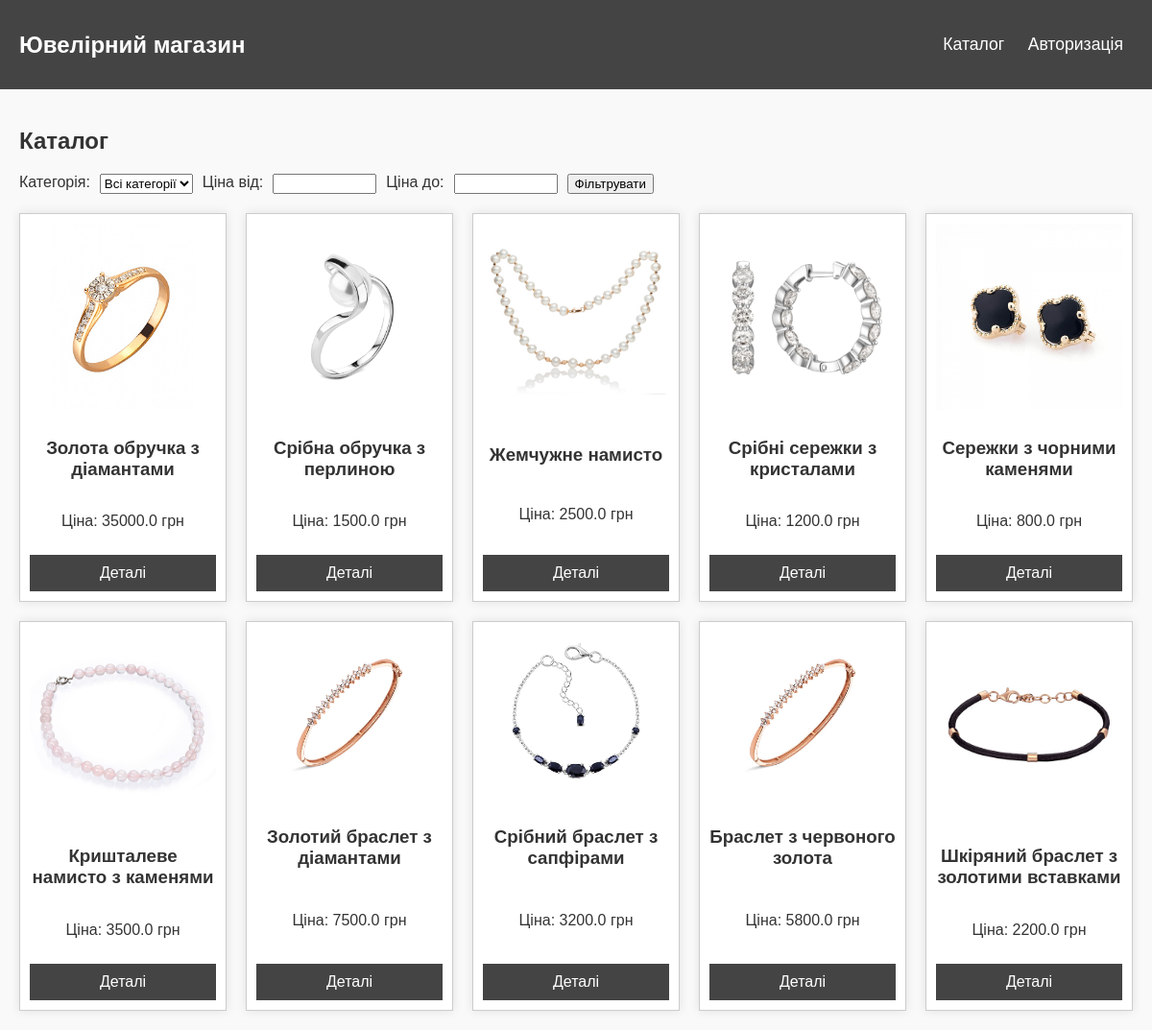
The page / on the database its author committed.
### app.py (models this page shows)
class Good(db.Model):
    id = db.Column(db.Integer, primary_key=True)
    name = db.Column(db.String(80), nullable=False)
    price = db.Column(db.Float, nullable=False)
    description = db.Column(db.Text, nullable=True)
    category_id = db.Column(db.Integer, db.ForeignKey('category.id'), nullable=False)
    category = db.relationship('Category', backref=db.backref('goods', lazy=True))
    image = db.Column(db.String(120), nullable=True)

### app.py (the view)
@app.route('/', methods=['GET', 'POST'])
def catalog():
    category_id = request.args.get('category_id')
    min_price = request.args.get('min_price')
    max_price = request.args.get('max_price')
    categories = Category.query.all()
    goods_query = Good.query
    if category_id:
        goods_query = goods_query.filter_by(category_id=category_id)
    if min_price:
        goods_query = goods_query.filter(Good.price >= float(min_price))
    if max_price:
        goods_query = goods_query.filter(Good.price <= float(max_price))
    goods = goods_query.all()
    return render_template('catalog.html', goods=goods, categories=categories, category_id=category_id, min_price=min_price, max_price=max_price)

### templates/catalog.html (shortened to what this page needs)
{% extends "layout.html" %}
{% block content %}
<h2>Каталог</h2>
<div class="filters">
    <form method="get" action="{{ url_for('catalog') }}">
        <label for="category_id">Категорія:</label>
        <select name="category_id" id="category_id">
            <option value="">Всі категорії</option>
        </select>
        <label for="min_price">Ціна від:</label>
        <input type="number" name="min_price" id="min_price" value="{{ min_price or '' }}" step="0.01" min="0" class="price-input">
        <label for="max_price">Ціна до:</label>
        <input type="number" name="max_price" id="max_price" value="{{ max_price or '' }}" step="0.01" min="0" class="price-input">
        <button type="submit">Фільтрувати</button>
    </form>
</div>
<div class="goods-grid">
    {% for good in goods %}
    <div class="good">
        <img src="{{ url_for('static', filename='uploads/' ~ good.image) }}" alt="{{ good.name }}">
        <h3>{{ good.name }}</h3>
        <p>Ціна: {{ good.price }} грн</p>
        <a href="{{ url_for('good_detail', good_id=good.id) }}" class="btn">Деталі</a>
    </div>
    {% endfor %}
</div>
{% endblock %}

### templates/layout.html (shortened to what this page needs)
<!doctype html>
<html lang="uk">
<head>
    <link rel="stylesheet" href="{{ url_for('static', filename='styles.css') }}">
</head>
<body>
    <header>
        <div class="container">
            <h1><a href="{{ url_for('catalog') }}" style="text-decoration: none; color: inherit;">Ювелірний магазин</a></h1>
            <nav>
                <ul>
                    <a href="{{ url_for('catalog') }}">Каталог</a>
                    {% if session.get('username') %}
                        {% if session.get('role') == 'manager' %}
                            <a href="{{ url_for('manage') }}">Управління</a>
                            <a href="{{ url_for('manage_orders') }}">Замовлення</a>
                            <a href="{{ url_for('cart') }}">Кошик</a>
                        {% endif %}
                        <a href="{{ url_for('logout') }}">Вийти</a>
                    {% else %}
                        <a href="{{ url_for('login') }}">Авторизація</a>
                    {% endif %}
                </ul>
            </nav>
        </div>
    </header>
    <main>
        <div class="container">
            {% block content %}{% endblock %}
        </div>
    </main>
</body>
</html>

### static/styles.css (style rules this page uses)
body { font-family: Arial, sans-serif; margin: 0; padding: 0; background-color: #f9f9f9; color: #333; }
header { background-color: #444; color: #fff; padding: 20px 0; }
header .container { display: flex; justify-content: space-between; align-items: center; max-width: 1200px; margin: 0 auto; padding: 0 20px; }
header h1 { margin: 0; font-size: 1.5em; }
header nav a { color: #fff; margin: 0 10px; text-decoration: none; font-size: 1.1em; }
main { padding: 20px 0; }
main .container { max-width: 1200px; margin: 0 auto; padding: 0 20px; }
.filters form { display: flex; gap: 10px; margin-bottom: 20px; }
.goods-grid { display: grid; grid-template-columns: repeat(auto-fill, minmax(200px, 1fr)); gap: 20px; }
.good { border: 1px solid #ccc; padding: 10px; text-align: center; background-color: #fff; box-shadow: 0 0 10px rgba(0, 0, 0, 0.1); display: flex; flex-direction: column; justify-content: space-between; }
.good img { max-width: 100%; height: auto; margin-bottom: 10px; }
.btn { padding: 10px 20px; background-color: #444; color: #fff; text-decoration: none; border: none; cursor: pointer; margin-top: 10px; }
.price-input { width: 100px; }

### rows shown on the page
Good: image (picture), name "Золота обручка з діамантами", price "35000.0"
Good: image (picture), name "Срібна обручка з перлиною", price "1500.0"
Good: image (picture), name "Жемчужне намисто", price "2500.0"
Good: image (picture), name "Срібні сережки з кристалами", price "1200.0"
Good: image (picture), name "Сережки з чорними каменями", price "800.0"
Good: image (picture), name "Кришталеве намисто з каменями", price "3500.0"
Good: image (picture), name "Золотий браслет з діамантами", price "7500.0"
Good: image (picture), name "Срібний браслет з сапфірами", price "3200.0"
Good: image (picture), name "Браслет з червоного золота", price "5800.0"
Good: image (picture), name "Шкіряний браслет з золотими вставками", price "2200.0"
